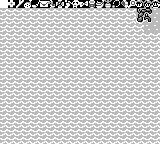

This is a level from a 2D game, rendered from its Tiled map with the project's own tilesets. A one-line summary and the complete map file follow:
An orthogonal 20x18 tile map with 8x8 px tiles, 2 tile layers (bg, Tile Layer 1), 7 tilesets.

<map version="1.2" tiledversion="1.2.2" orientation="orthogonal" renderorder="right-down" width="20" height="18" tilewidth="8" tileheight="8" infinite="0" nextlayerid="3" nextobjectid="1">
 <tileset firstgid="1" source="overworld-1.tsx" />
 <tileset firstgid="49" source="dungeon-items.tsx" />
 <tileset firstgid="65" source="items-2.tsx" />
 <tileset firstgid="129" source="overworld-landscape.tsx" />
 <tileset firstgid="225" source="overworld-2.tsx" />
 <tileset firstgid="801" source="animated-tiles.tsx" />
 <tileset firstgid="1025" source="font.tsx" />
 <layer id="2" name="bg" width="20" height="18">
  <data encoding="csv">
205,114,115,116,117,118,119,120,121,122,113,64,62,63,106,805,806,205,205,205,
806,806,806,806,806,806,806,806,806,806,806,806,806,806,806,806,806,806,806,806,
806,806,806,806,806,806,806,806,806,806,806,806,806,806,806,806,806,806,806,806,
806,806,806,806,806,806,806,806,806,806,806,806,806,806,806,806,806,806,806,806,
806,806,806,806,806,806,806,806,806,806,806,806,806,806,806,806,806,806,806,806,
806,806,806,806,806,806,806,806,806,806,806,806,806,806,806,806,806,806,806,806,
806,806,806,806,806,806,806,806,806,806,806,806,806,806,806,806,806,806,806,806,
806,806,806,806,806,806,806,806,806,806,806,806,806,806,806,806,806,806,806,806,
806,806,806,806,806,806,806,806,806,806,806,806,806,806,806,806,806,806,806,806,
806,806,806,806,806,806,806,806,806,806,806,806,806,806,806,806,806,806,806,806,
806,806,806,806,806,806,806,806,806,806,806,806,806,806,806,806,806,806,806,806,
806,806,806,806,806,806,806,806,806,806,806,806,806,806,806,806,806,806,806,806,
806,806,806,806,806,806,806,806,806,806,806,806,806,806,806,806,806,806,806,806,
806,806,806,806,806,806,806,806,806,806,806,806,806,806,806,806,806,806,806,806,
806,806,806,806,806,806,806,806,806,806,806,806,806,806,806,806,806,806,806,806,
806,806,806,806,806,806,806,806,806,806,806,806,806,806,806,806,806,806,806,806,
806,806,806,806,806,806,806,806,806,806,806,806,806,806,806,806,806,806,806,806,
806,806,806,806,806,806,806,806,806,806,806,806,806,806,806,806,806,806,806,806
</data>
 </layer>
 <layer id="1" name="Tile Layer 1" width="20" height="18">
  <data encoding="csv">
224,1159,1172,1173,1175,1160,1161,1162,1163,1165,1169,1170,1171,1174,1177,1178,1179,1166,1167,1168,
0,0,0,0,0,0,0,0,0,0,0,0,0,0,0,0,0,585,586,805,
0,0,0,0,0,0,0,0,0,0,0,0,0,0,0,0,0,601,602,805,
0,0,0,0,0,0,0,0,0,0,0,0,0,0,0,0,0,0,805,805,
0,0,0,0,0,0,0,0,0,0,0,0,0,0,0,0,0,0,0,0,
0,0,0,0,0,0,0,0,0,0,0,0,0,0,0,0,0,0,0,0,
0,0,0,0,0,0,0,0,0,0,0,0,0,0,0,0,0,0,0,0,
0,0,0,0,0,0,0,0,0,0,0,0,0,0,0,0,0,0,0,0,
0,0,0,0,0,0,0,0,0,0,0,0,0,0,0,0,0,0,0,0,
0,0,0,0,0,0,0,0,0,0,0,0,0,0,0,0,0,0,0,0,
0,0,0,0,0,0,0,0,0,0,0,0,0,0,0,0,0,0,0,0,
0,0,0,0,0,0,0,0,0,0,0,0,0,0,0,0,0,0,0,0,
0,0,0,0,0,0,0,0,0,0,0,0,0,0,0,0,0,0,0,0,
0,0,0,0,0,0,0,0,0,0,0,0,0,0,0,0,0,0,0,0,
0,0,0,0,0,0,0,0,0,0,0,0,0,0,0,0,0,0,0,0,
0,0,0,0,0,0,0,0,0,0,0,0,0,0,0,0,0,0,0,0,
0,0,0,0,0,0,0,0,0,0,0,0,0,0,0,0,0,0,0,0,
0,0,0,0,0,0,0,0,0,0,0,0,0,0,0,0,0,0,0,0
</data>
 </layer>
</map>
